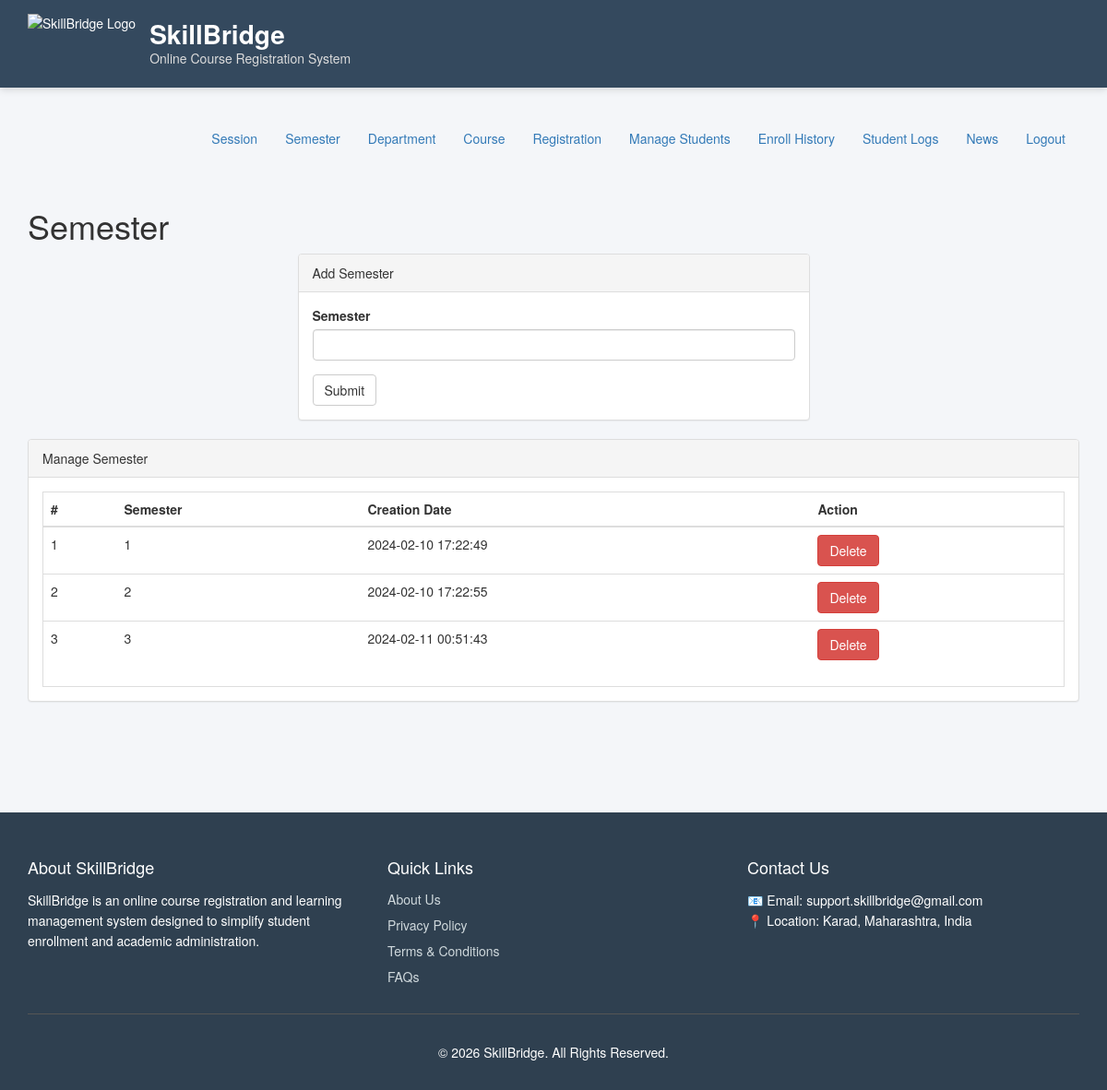
Page /admin/semester.php (signed in) on the committed database.
### tables this page shows
CREATE TABLE `semester` (
  `id` int(11) NOT NULL,
  `semester` varchar(255) DEFAULT NULL,
  `creationDate` timestamp NULL DEFAULT current_timestamp(),
  `updationDate` varchar(255) DEFAULT NULL
);

### admin/semester.php (the view, shortened to what this page needs)
<?php
include('includes/config.php');
?>
<!DOCTYPE html>
<html>
<head>
    <link href="../assets/css/bootstrap.css" rel="stylesheet">
    <link href="../assets/css/font-awesome.css" rel="stylesheet">
    <link href="../assets/css/style.css" rel="stylesheet">
</head>
<body>
<?php include('includes/header.php'); ?>
<?php include('includes/menubar.php'); ?>
<div class="content-wrapper">
    <div class="container">
        <div class="row">
            <div class="col-md-12">
                <h1 class="page-head-line">Semester</h1>
            </div>
        </div>
        <div class="row">
            <div class="col-md-3"></div>
            <div class="col-md-6">
                <div class="panel panel-default">
                    <div class="panel-heading">Add Semester</div>
                    <div class="panel-body">
                        <form method="post">
                            <div class="form-group">
                                <label>Semester</label>
                                <input type="text" name="semester" class="form-control" required />
                            </div>
                            <button type="submit" name="submit" class="btn btn-default">
                                Submit
                            </button>
                        </form>
                    </div>
                </div>
            </div>
        </div>
        <div class="row">
            <div class="col-md-12">
                <div class="panel panel-default">
                    <div class="panel-heading">Manage Semester</div>
                    <div class="panel-body">
                        <div class="table-responsive table-bordered">
                            <table class="table">
                                <thead>
                                    <tr>
                                        <th>#</th>
                                        <th>Semester</th>
                                        <th>Creation Date</th>
                                        <th>Action</th>
                                    </tr>
                                </thead>
                                <tbody>
                                <?php
                                $sql = mysqli_query($con, "SELECT * FROM semester");
                                $cnt = 1;
                                while ($row = mysqli_fetch_assoc($sql)) {
                                ?>
                                    <tr>
                                        <td><?php echo $cnt; ?></td>
                                        <td><?php echo htmlentities($row['semester']); ?></td>
                                        <td><?php echo htmlentities($row['creationDate']); ?></td>
                                        <td>
                                            <a href="semester.php?id=<?php echo $row['id']; ?>&del=1"
                                               onclick="return confirm('Are you sure you want to delete?');">
                                                <button class="btn btn-danger">Delete</button>
                                            </a>
                                        </td>
                                    </tr>
                                <?php $cnt++; } ?>
                                </tbody>
                            </table>
                        </div>
                    </div>
                </div>
            </div>
        </div>
    </div>
</div>
<?php include('includes/footer.php'); ?>
</body>
</html>

### assets/css/style.css (style rules this page uses)
h1, h2, h3 { color:#333; }

### admin/includes/header.php (style rules this page uses)
body { background:#f4f6f9; margin:0; padding:0; }
.content-wrapper { min-height:550px; padding:30px 0; }

### rows in the picture
semester: semester "1", creationDate "2024-02-10 17:22:49"
semester: semester "2", creationDate "2024-02-10 17:22:55"
semester: semester "3", creationDate "2024-02-11 00:51:43"
